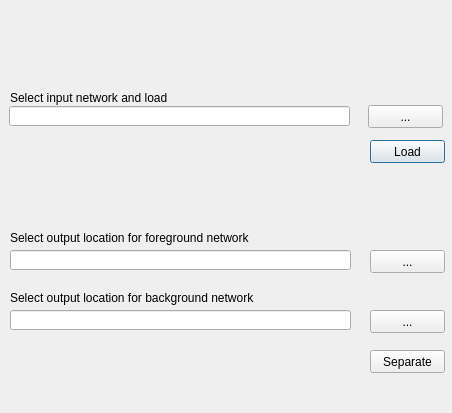
<?xml version="1.0" encoding="UTF-8"?>
<ui version="4.0">
 <class>demoDialogBase</class>
 <widget class="QDialog" name="demoDialogBase">
  <property name="geometry">
   <rect>
    <x>0</x>
    <y>0</y>
    <width>452</width>
    <height>413</height>
   </rect>
  </property>
  <property name="windowTitle">
   <string>demo</string>
  </property>
  <widget class="QLineEdit" name="lineEdit">
   <property name="geometry">
    <rect>
     <x>9</x>
     <y>106</y>
     <width>341</width>
     <height>20</height>
    </rect>
   </property>
  </widget>
  <widget class="QPushButton" name="pushButton_2">
   <property name="geometry">
    <rect>
     <x>370</x>
     <y>140</y>
     <width>75</width>
     <height>23</height>
    </rect>
   </property>
   <property name="text">
    <string>Load</string>
   </property>
  </widget>
  <widget class="QPushButton" name="pushButton">
   <property name="geometry">
    <rect>
     <x>368</x>
     <y>105</y>
     <width>75</width>
     <height>23</height>
    </rect>
   </property>
   <property name="text">
    <string>...</string>
   </property>
  </widget>
  <widget class="QPushButton" name="pushButton_3">
   <property name="geometry">
    <rect>
     <x>370</x>
     <y>350</y>
     <width>75</width>
     <height>23</height>
    </rect>
   </property>
   <property name="text">
    <string>Separate</string>
   </property>
  </widget>
  <widget class="QLineEdit" name="lineEdit_2">
   <property name="geometry">
    <rect>
     <x>10</x>
     <y>250</y>
     <width>341</width>
     <height>20</height>
    </rect>
   </property>
  </widget>
  <widget class="QLineEdit" name="lineEdit_3">
   <property name="geometry">
    <rect>
     <x>10</x>
     <y>310</y>
     <width>341</width>
     <height>20</height>
    </rect>
   </property>
  </widget>
  <widget class="QPushButton" name="pushButton_4">
   <property name="geometry">
    <rect>
     <x>370</x>
     <y>250</y>
     <width>75</width>
     <height>23</height>
    </rect>
   </property>
   <property name="text">
    <string>...</string>
   </property>
  </widget>
  <widget class="QPushButton" name="pushButton_5">
   <property name="geometry">
    <rect>
     <x>370</x>
     <y>310</y>
     <width>75</width>
     <height>23</height>
    </rect>
   </property>
   <property name="text">
    <string>...</string>
   </property>
  </widget>
  <widget class="QLabel" name="label">
   <property name="geometry">
    <rect>
     <x>10</x>
     <y>90</y>
     <width>171</width>
     <height>16</height>
    </rect>
   </property>
   <property name="text">
    <string>Select input network and load </string>
   </property>
  </widget>
  <widget class="QLabel" name="label_2">
   <property name="geometry">
    <rect>
     <x>10</x>
     <y>230</y>
     <width>301</width>
     <height>16</height>
    </rect>
   </property>
   <property name="text">
    <string>Select output location for foreground network</string>
   </property>
  </widget>
  <widget class="QLabel" name="label_3">
   <property name="geometry">
    <rect>
     <x>10</x>
     <y>290</y>
     <width>271</width>
     <height>16</height>
    </rect>
   </property>
   <property name="text">
    <string>Select output location for background network </string>
   </property>
  </widget>
 </widget>
 <resources/>
 <connections/>
</ui>
